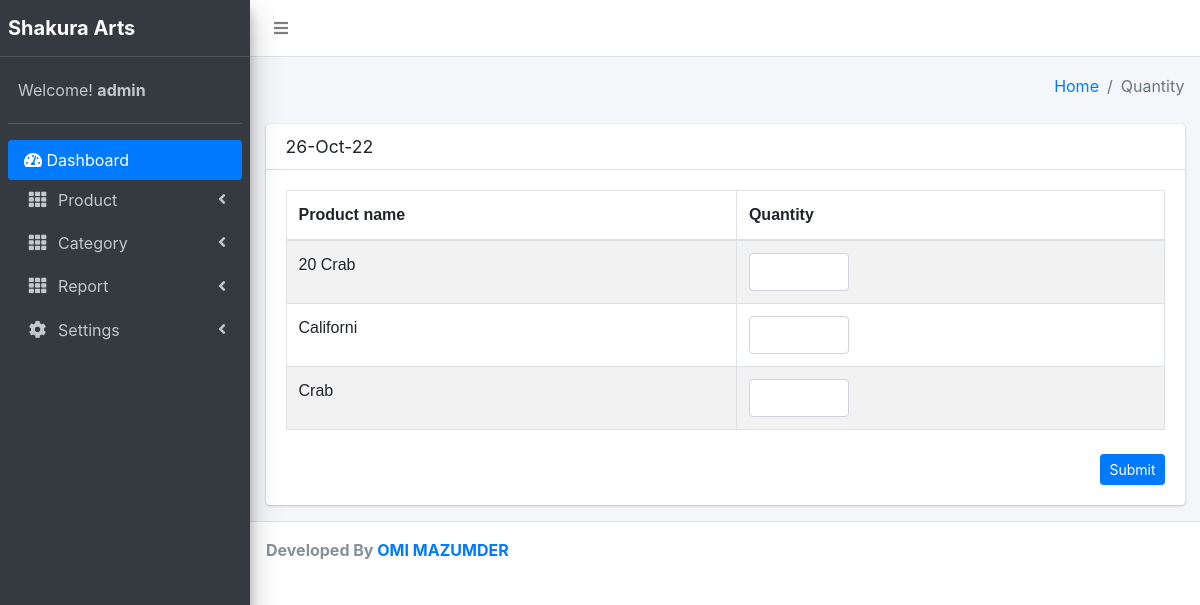
Page /layouts/quantity.php (signed in) on the committed database.
### tables this page shows
CREATE TABLE `product_list` (
  `product_id` int(11) NOT NULL,
  `cat_id` int(11) NOT NULL,
  `product_name` varchar(255) NOT NULL
);

### layouts/class/main.php (called while the page is built, shortened)
<?php
class Model
{
	public function __construct()
	{
		$hostname = "Your server name";
		$username = "username";
		$password = "password";
		$database = "sakura_inv";
	$this->link = mysqli_connect($hostname,$username,$password,$database);
	}
	public function show_product(){
		$query = "SELECT * FROM product_list INNER JOIN product_category ON product_list.cat_id = product_category.cat_id ORDER BY product_id DESC";
		return mysqli_query($this->link,$query);
	}
}
?>

### layouts/quantity.php (the view, shortened to what this page needs)
<?php
require_once('class/main.php');
$obj = new Model;
$show= $obj->show_product();
?>
  <div class="content-wrapper">
    <section class="content-header">
      <div class="container-fluid">
        <div class="row mb-2">
          <div class="col-sm-6">
          </div>
          <div class="col-sm-6">
            <ol class="breadcrumb float-sm-right">
              <li class="breadcrumb-item"><a href="index.php">Home</a></li>
              <li class="breadcrumb-item active">Quantity</li>
            </ol>
          </div>
        </div>
      </div>
    </section>
    <section class="content">
      <div class="container-fluid">
        <div class="row">
          <div class="col-12">
            <div class="card">
              <div class="card-header">
                <h3 class="card-title"><?php date_default_timezone_set('America/Havana');
                  $created_at = date('d-M-y');
                  echo $created_at;
                ?></h3>
              </div>
              <div class="card-body">
                <table id="example1" class="table table-bordered table-striped">
                  <thead>
                  <tr>
                    <th>Product name</th>
                    <th>Quantity</th>
                  </tr>
                  </thead>
                  <tbody>
                <?php
                  while ($rows = mysqli_fetch_array($show)) {
                ?>
                  <tr>
                   <td><?php echo $rows['product_name']?></td>
                   <form class="form-row" id="register_form" action="form_insert.php" method="post">
                   <td><input type=number id="name" placeholder=""
                    class="form-control " name="u_quantity[]" style="width: 100px;" min="0"></td>
                    </tr>
              <?php
               }
               ?>
                  </tbody>
                </table>
                <br>
                <div class="float-right">
                 <button type="submit" name="update_quantity" class="btn btn-sm btn-primary"> Submit</button>
                    </div>
            </div>
          </div>
        </div>
      </div>
    </section>
  </div>
  <footer class="main-footer">
    <strong>Developed By <a href="https://www.fiverr.com/omimazumder?public_mode=true"=>OMI MAZUMDER</a></strong>
  </footer>
</body>
</html>

### layouts/quantity.php (style rules this page uses)
table { font-family: arial, sans-serif; border-collapse: collapse; width: 100%; }
td, th { border: 1px solid #dddddd; text-align: left; padding: 8px; }

### rows in the picture
product_list: product_name "20 Crab"
product_list: product_name "Californi"
product_list: product_name "Crab"

### other values in the picture
$_SESSION['username'] "admin"
